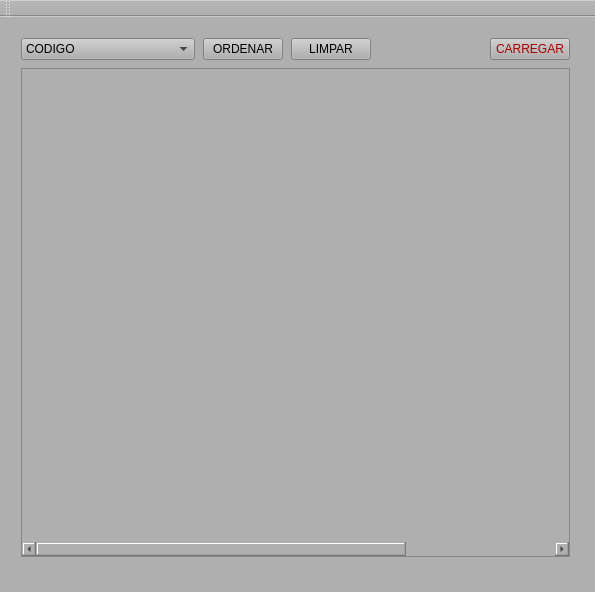
<?xml version="1.0" encoding="UTF-8"?>
<ui version="4.0">
 <class>MainWindow</class>
 <widget class="QMainWindow" name="MainWindow">
  <property name="geometry">
   <rect>
    <x>0</x>
    <y>0</y>
    <width>595</width>
    <height>592</height>
   </rect>
  </property>
  <property name="windowTitle">
   <string>Lista de Pilotos</string>
  </property>
  <property name="windowIcon">
   <iconset>
    <normaloff>../incon_Main.png</normaloff>../incon_Main.png</iconset>
  </property>
  <property name="styleSheet">
   <string notr="true">background-color: rgb(175, 175, 175);</string>
  </property>
  <widget class="QWidget" name="centralWidget">
   <widget class="QWidget" name="gridLayoutWidget">
    <property name="geometry">
     <rect>
      <x>10</x>
      <y>10</y>
      <width>571</width>
      <height>541</height>
     </rect>
    </property>
    <layout class="QGridLayout" name="gridLayout_Main" rowstretch="0,0,0,0,0">
     <property name="sizeConstraint">
      <enum>QLayout::SetDefaultConstraint</enum>
     </property>
     <property name="spacing">
      <number>8</number>
     </property>
     <item row="0" column="0" colspan="2">
      <widget class="QComboBox" name="comboBox_TipoDeOrdenacao">
       <property name="styleSheet">
        <string notr="true">color: rgb(0, 0, 0);</string>
       </property>
       <item>
        <property name="text">
         <string>CODIGO</string>
        </property>
       </item>
       <item>
        <property name="text">
         <string>NOME</string>
        </property>
       </item>
       <item>
        <property name="text">
         <string>EQUIPE e NOME</string>
        </property>
       </item>
       <item>
        <property name="text">
         <string>PAIS e NOME</string>
        </property>
       </item>
       <item>
        <property name="text">
         <string>MOTOR, EQUIPE e NOME</string>
        </property>
       </item>
       <item>
        <property name="text">
         <string>PONTUAÇÃO</string>
        </property>
       </item>
      </widget>
     </item>
     <item row="0" column="2">
      <widget class="QPushButton" name="pushButton_Ordenar">
       <property name="styleSheet">
        <string notr="true">color: rgb(0, 0, 0);</string>
       </property>
       <property name="text">
        <string>ORDENAR</string>
       </property>
      </widget>
     </item>
     <item row="0" column="3">
      <widget class="QPushButton" name="pushButton_Limpar">
       <property name="styleSheet">
        <string notr="true">color: rgb(0, 0, 0);</string>
       </property>
       <property name="text">
        <string>LIMPAR</string>
       </property>
      </widget>
     </item>
     <item row="0" column="5">
      <widget class="QPushButton" name="pushButton_CarregarArquivo">
       <property name="styleSheet">
        <string notr="true">color: rgb(0, 0, 0);
color: rgb(170, 0, 0);</string>
       </property>
       <property name="text">
        <string>CARREGAR</string>
       </property>
      </widget>
     </item>
     <item row="0" column="4">
      <spacer name="horizontalSpacer">
       <property name="orientation">
        <enum>Qt::Horizontal</enum>
       </property>
       <property name="sizeHint" stdset="0">
        <size>
         <width>40</width>
         <height>20</height>
        </size>
       </property>
      </spacer>
     </item>
     <item row="1" column="0" colspan="6">
      <widget class="QTableWidget" name="tableWidget_Mostrar">
       <property name="autoScroll">
        <bool>true</bool>
       </property>
       <property name="editTriggers">
        <set>QAbstractItemView::NoEditTriggers</set>
       </property>
       <property name="showGrid">
        <bool>true</bool>
       </property>
       <attribute name="horizontalHeaderVisible">
        <bool>false</bool>
       </attribute>
       <attribute name="horizontalHeaderCascadingSectionResizes">
        <bool>false</bool>
       </attribute>
       <attribute name="horizontalHeaderShowSortIndicator" stdset="0">
        <bool>false</bool>
       </attribute>
       <attribute name="horizontalHeaderStretchLastSection">
        <bool>true</bool>
       </attribute>
       <attribute name="verticalHeaderVisible">
        <bool>false</bool>
       </attribute>
       <column>
        <property name="text">
         <string>CODIGO</string>
        </property>
       </column>
       <column>
        <property name="text">
         <string>PILOTO</string>
        </property>
       </column>
       <column>
        <property name="text">
         <string>PAÍS</string>
        </property>
       </column>
       <column>
        <property name="text">
         <string>IDADE</string>
        </property>
       </column>
       <column>
        <property name="text">
         <string>EQUIPE</string>
        </property>
       </column>
       <column>
        <property name="text">
         <string>MOTOR</string>
        </property>
       </column>
       <column>
        <property name="text">
         <string>PONTOS</string>
        </property>
       </column>
      </widget>
     </item>
    </layout>
   </widget>
  </widget>
  <widget class="QToolBar" name="mainToolBar">
   <attribute name="toolBarArea">
    <enum>TopToolBarArea</enum>
   </attribute>
   <attribute name="toolBarBreak">
    <bool>false</bool>
   </attribute>
  </widget>
  <widget class="QStatusBar" name="statusBar"/>
 </widget>
 <layoutdefault spacing="6" margin="11"/>
 <resources/>
 <connections/>
</ui>
